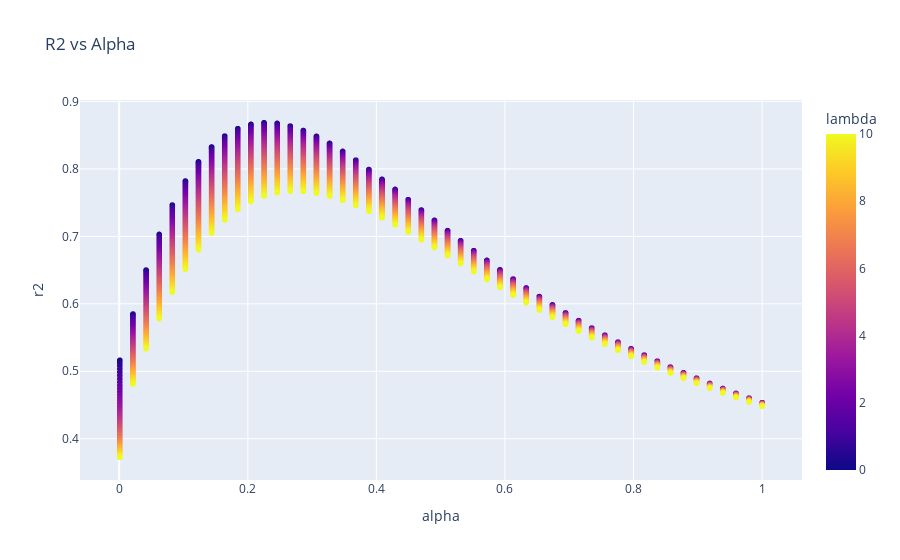

Notebook source saved alongside this figure:
### Code cell
import plotly.express as px

fig = px.scatter(df_reg, x="alpha", y="r2", color="lambda", title="R2 vs Alpha")
fig.show()

### Figure 1 — Plotly figure (JSON) as saved in the notebook; plotly's stock layout.template omitted (floating-point values rounded to 4 significant figures; data arrays with more than 128 entries replaced by an {"elided": "..."} marker saying what was removed)
{"data": [{"hovertemplate": "alpha=%{x}<br>r2=%{y}<br>lambda=%{marker.color}<extra></extra>", "legendgroup": "", "marker": {"color": {"elided": "2500 float values"}, "coloraxis": "coloraxis", "symbol": "circle"}, "mode": "markers", "name": "", "showlegend": false, "type": "scattergl", "x": {"elided": "2500 float values"}, "xaxis": "x", "y": {"elided": "2500 float values"}, "yaxis": "y"}], "layout": {"coloraxis": {"colorbar": {"title": {"text": "lambda"}}, "colorscale": [[0, "#0d0887"], [0.1111, "#46039f"], [0.2222, "#7201a8"], [0.3333, "#9c179e"], [0.4444, "#bd3786"], [0.5556, "#d8576b"], [0.6667, "#ed7953"], [0.7778, "#fb9f3a"], [0.8889, "#fdca26"], [1, "#f0f921"]]}, "legend": {"tracegroupgap": 0}, "title": {"text": "R2 vs Alpha"}, "xaxis": {"anchor": "y", "domain": [0, 1], "title": {"text": "alpha"}}, "yaxis": {"anchor": "x", "domain": [0, 1], "title": {"text": "r2"}}}}
